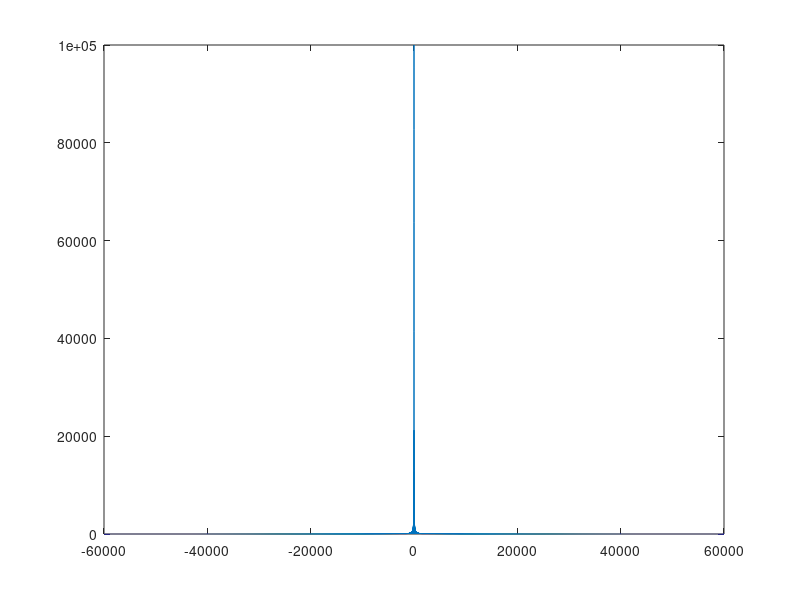

The MATLAB script that drew this image:
clear all
hw=10;

dt=.001;
t=[-60:dt:60];

%% ractangular pulse.

x=(5/2)*(sign(t+hw)-sign(t-hw));
%plot(t,x);
title(['Rectangular pulse width-',num2str(2.*hw),'ms']);
xlabel('time(ms)');
ylabel('Amplitude(V)');
rge=40;
axis([-rge rge 0 6]);

%% rectangular pulse frequency content by fourier analysis.

y=fftshift(fft(x));  % moving the zero-frequency component to the center of the array
N=length(y);         %to take the frquecny axis of the hoarmonics.
n=-(N-1)/2:(N-1)/2;  %divide the frequency compone
f=sqrt(y.*conj(y)); % to take the amplitude of each hoarmony.  
plot(n,f);  
